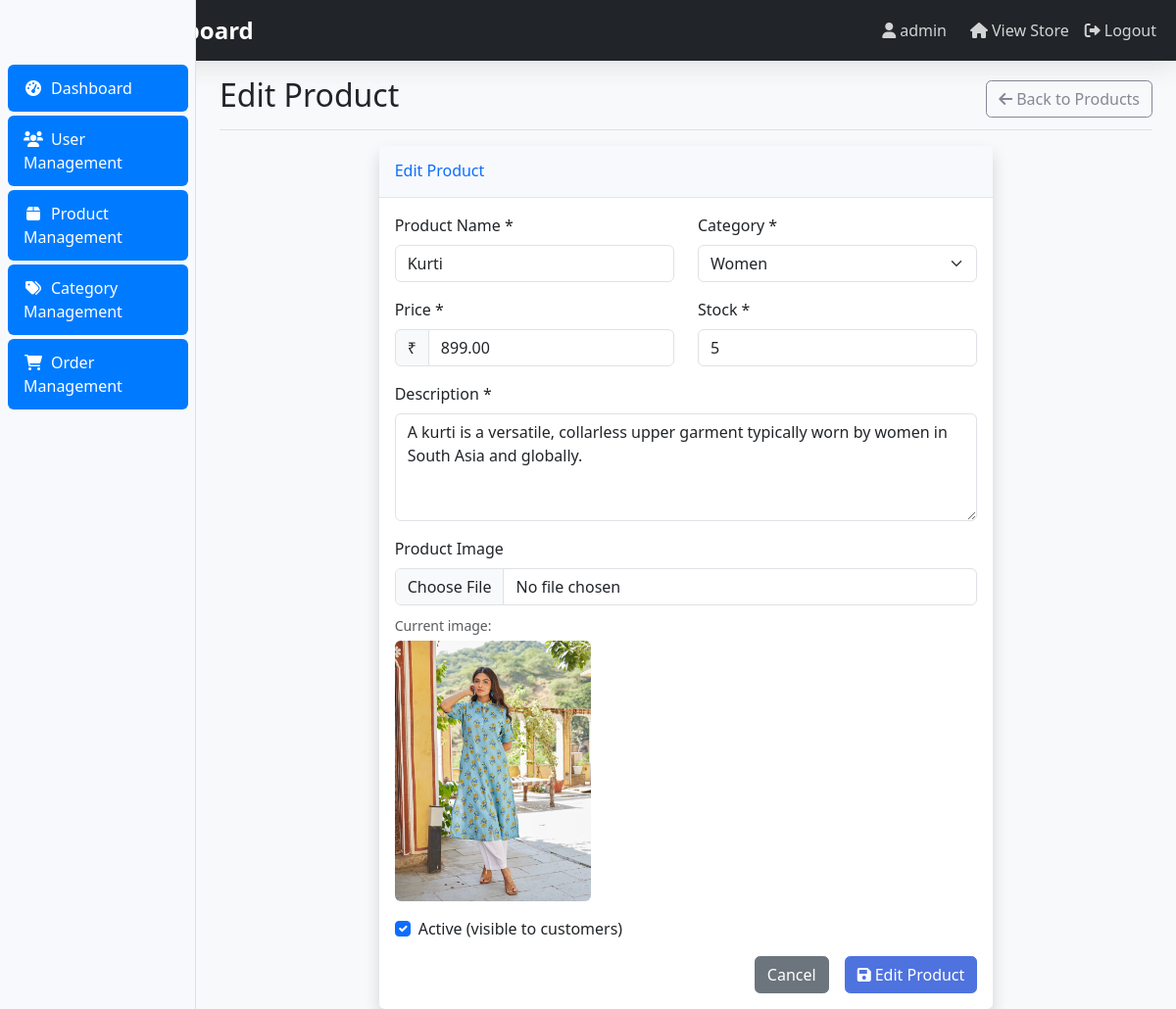
The page /dashboard/products/edit/19/ (signed in) on the database its author committed.
### store/models.py (models this page shows, shortened)
class Product(models.Model):
    name = models.CharField(max_length=200)
    description = models.TextField()
    price = models.DecimalField(max_digits=10, decimal_places=2, validators=[MinValueValidator(Decimal('0.01'))])
    category = models.ForeignKey(Category, on_delete=models.CASCADE, related_name='products')
    image = models.ImageField(upload_to='products/', blank=True, null=True)
    stock = models.PositiveIntegerField(default=0)
    is_active = models.BooleanField(default=True)
    created_at = models.DateTimeField(auto_now_add=True)
    updated_at = models.DateTimeField(auto_now=True)

class Category(models.Model):
    name = models.CharField(max_length=100)
    description = models.TextField(blank=True)
    created_at = models.DateTimeField(auto_now_add=True)
    class Meta:
        verbose_name_plural = "Categories"
    def __str__(self):
        return self.name

### admin_dashboard/views.py (the view)
# urls.py: path('products/edit/<int:product_id>/', views.edit_product, name='admin_edit_product'),
@login_required
@user_passes_test(is_admin)
def edit_product(request, product_id):
    product = get_object_or_404(Product, id=product_id)
    if request.method == 'POST':
        form = ProductForm(request.POST, request.FILES, instance=product)
        if form.is_valid():
            form.save()
            messages.success(request, 'Product updated successfully!')
            return redirect('admin_product_management')
    else:
        form = ProductForm(instance=product)
    context = {
        'form': form,
        'product': product,
        'action': 'Edit'
    }
    return render(request, 'admin_dashboard/product_form.html', context)

### store/forms.py
class ProductForm(forms.ModelForm):
    class Meta:
        model = Product
        fields = ['name', 'description', 'price', 'category', 'image', 'stock', 'is_active']
        widgets = {
            'description': forms.Textarea(attrs={'rows': 4}),
            'price': forms.NumberInput(attrs={'step': '0.01', 'min': '0.01'}),
        }

### admin_dashboard/views.py (called while the page is built)
def is_admin(user):
    return user.is_authenticated and user.is_staff

### store/context_processors.py (called while the page is built)
def categories_processor(request):
    return {
        'categories': Category.objects.all()
    }

### admin_dashboard/templates/admin_dashboard/product_form.html (shortened to what this page needs)
{% extends 'admin_dashboard/base.html' %}
{% block page_title %}{{ action }} Product{% endblock %}
{% block page_actions %}
<a href="{% url 'admin_product_management' %}" class="btn btn-outline-secondary">
    <i class="fas fa-arrow-left me-1"></i>Back to Products
</a>
{% endblock %}
{% block content %}
<div class="row justify-content-center">
    <div class="col-lg-8">
        <div class="card shadow">
            <div class="card-header py-3">
                <h6 class="m-0 font-weight-bold text-primary">{{ action }} Product</h6>
            </div>
            <div class="card-body">
                <form method="POST" enctype="multipart/form-data">
                    <div class="row">
                        <div class="col-md-6 mb-3">
                            <label for="{{ form.name.id_for_label }}" class="form-label">Product Name *</label>
                            <input type="text" class="form-control {% if form.name.errors %}is-invalid{% endif %}"
                                   id="{{ form.name.id_for_label }}" name="{{ form.name.name }}"
                                   value="{{ form.name.value|default:'' }}" required>
                        </div>
                        <div class="col-md-6 mb-3">
                            <label for="{{ form.category.id_for_label }}" class="form-label">Category *</label>
                            <select class="form-select {% if form.category.errors %}is-invalid{% endif %}"
                                    id="{{ form.category.id_for_label }}" name="{{ form.category.name }}" required>
                                {% for choice in form.category.field.choices %}
                                <option value="{{ choice.0 }}" {% if form.category.value == choice.0 %}selected{% endif %}>
                                    {{ choice.1 }}
                                </option>
                                {% endfor %}
                            </select>
                        </div>
                    </div>
                    <div class="row">
                        <div class="col-md-6 mb-3">
                            <label for="{{ form.price.id_for_label }}" class="form-label">Price *</label>
                            <div class="input-group">
                                <span class="input-group-text">₹</span>
                                <input type="number" class="form-control {% if form.price.errors %}is-invalid{% endif %}"
                                       id="{{ form.price.id_for_label }}" name="{{ form.price.name }}"
                                       value="{{ form.price.value|default:'' }}" step="0.01" min="0.01" required>
                            </div>
                        </div>
                        <div class="col-md-6 mb-3">
                            <label for="{{ form.stock.id_for_label }}" class="form-label">Stock *</label>
                            <input type="number" class="form-control {% if form.stock.errors %}is-invalid{% endif %}"
                                   id="{{ form.stock.id_for_label }}" name="{{ form.stock.name }}"
                                   value="{{ form.stock.value|default:'0' }}" min="0" required>
                        </div>
                    </div>
                    <div class="mb-3">
                        <label for="{{ form.description.id_for_label }}" class="form-label">Description *</label>
                        <textarea class="form-control {% if form.description.errors %}is-invalid{% endif %}"
                                  id="{{ form.description.id_for_label }}" name="{{ form.description.name }}"
                                  rows="4" required>{{ form.description.value|default:'' }}</textarea>
                    </div>
                    <div class="mb-3">
                        <label for="{{ form.image.id_for_label }}" class="form-label">Product Image</label>
                        <input type="file" class="form-control {% if form.image.errors %}is-invalid{% endif %}"
                               id="{{ form.image.id_for_label }}" name="{{ form.image.name }}"
                               accept="image/*">
                        {% if product and product.image %}
                        <div class="mt-2">
                            <small class="text-muted">Current image:</small>
                            <img src="{{ product.image.url }}" alt="{{ product.name }}"
                                 style="max-width: 200px; height: auto;" class="d-block mt-1 rounded">
                        </div>
                        {% endif %}
                    </div>
                    <div class="mb-3">
                        <div class="form-check">
                            <input type="checkbox" class="form-check-input"
                                   id="{{ form.is_active.id_for_label }}" name="{{ form.is_active.name }}"
                                   {% if form.is_active.value %}checked{% endif %}>
                            <label class="form-check-label" for="{{ form.is_active.id_for_label }}">
                                Active (visible to customers)
                            </label>
                        </div>
                    </div>
                    <div class="d-grid gap-2 d-md-flex justify-content-md-end">
                        <a href="{% url 'admin_product_management' %}" class="btn btn-secondary me-md-2">
                            Cancel
                        </a>
                        <button type="submit" class="btn btn-primary">
                            <i class="fas fa-save me-1"></i>{{ action }} Product
                        </button>
                    </div>
                </form>
            </div>
        </div>
    </div>
</div>
{% endblock %}

### admin_dashboard/templates/admin_dashboard/base.html (shortened to what this page needs)
<!DOCTYPE html>
<html lang="en">
<head>
    <link href="https://cdn.jsdelivr.net/npm/bootstrap@5.3.0/dist/css/bootstrap.min.css" rel="stylesheet">
    <link rel="stylesheet" href="https://cdnjs.cloudflare.com/ajax/libs/font-awesome/6.0.0/css/all.min.css">
    {% load static %}
    <link rel="stylesheet" href="{% static 'css/admin.css' %}">
</head>
<body>
    <nav class="navbar navbar-expand-lg navbar-dark bg-dark">
        <div class="container-fluid">
            <a class="navbar-brand" href="{% url 'admin_dashboard' %}">
            </a>
            <div class="navbar-nav ms-auto">
                <span class="navbar-text me-3">
                    <i class="fas fa-user me-1"></i>{{ user.username }}
                </span>
                <a class="nav-link" href="{% url 'home' %}">
                    <i class="fas fa-home me-1"></i>View Store
                </a>
                <a class="nav-link" href="{% url 'logout' %}">
                    <i class="fas fa-sign-out-alt me-1"></i>Logout
                </a>
            </div>
        </div>
    </nav>
    <div class="container-fluid">
        <div class="row">
            <nav class="col-md-3 col-lg-2 d-md-block bg-light sidebar">
                <div class="position-sticky pt-3">
                    <ul class="nav flex-column">
                        <li class="nav-item">
                            <a class="nav-link {% if request.resolver_match.url_name == 'admin_dashboard' %}active{% endif %}"
                               href="{% url 'admin_dashboard' %}">
                                <i class="fas fa-tachometer-alt me-2"></i>Dashboard
                            </a>
                        </li>
                        <li class="nav-item">
                            <a class="nav-link {% if 'user' in request.resolver_match.url_name %}active{% endif %}"
                               href="{% url 'admin_user_management' %}">
                                <i class="fas fa-users me-2"></i>User Management
                            </a>
                        </li>
                        <li class="nav-item">
                            <a class="nav-link {% if 'product' in request.resolver_match.url_name %}active{% endif %}"
                               href="{% url 'admin_product_management' %}">
                                <i class="fas fa-box me-2"></i>Product Management
                            </a>
                        </li>
                        <li class="nav-item">
                            <a class="nav-link {% if 'category' in request.resolver_match.url_name %}active{% endif %}"
                               href="{% url 'admin_category_management' %}">
                                <i class="fas fa-tags me-2"></i>Category Management
                            </a>
                        </li>
                        <li class="nav-item">
                            <a class="nav-link {% if 'order' in request.resolver_match.url_name %}active{% endif %}"
                               href="{% url 'admin_order_management' %}">
                                <i class="fas fa-shopping-cart me-2"></i>Order Management
                            </a>
                        </li>
                    </ul>
                </div>
            </nav>
            <main class="col-md-9 ms-sm-auto col-lg-10 px-md-4">
                <div class="d-flex justify-content-between flex-wrap flex-md-nowrap align-items-center pt-3 pb-2 mb-3 border-bottom">
                    <h1 class="h2">{% block page_title %}Dashboard{% endblock %}</h1>
                    {% block page_actions %}{% endblock %}
                </div>
                {% block content %}
                {% endblock %}
            </main>
        </div>
    </div>
    {% load static %}
</body>
</html>

### static/css/admin.css (style rules this page uses)
body { background-color: #f8f9fa; }
.sidebar { position: fixed; top: 0; bottom: 0; left: 0; z-index: 100; padding: 48px 0 0; box-shadow: inset -1px 0 0 rgba(0, 0, 0, .1); background-color: #f8f9fa; }
.sidebar .nav-link { font-weight: 500; color: #333; padding: 0.75rem 1rem; border-radius: 0.375rem; margin: 0.125rem 0.5rem; transition: all 0.2s ease-in-out; }
.sidebar .nav-link.active { color: #fff; background-color: #007bff; }
.sidebar .nav-link i { margin-right: 0.5rem; width: 1.25rem; text-align: center; }
main { margin-left: 0; }
@media (min-width: 768px) { main { margin-left: 16.666667%; } }
@media (min-width: 992px) { main { margin-left: 16.666667%; } }
.card { border: none; box-shadow: 0 0.15rem 1.75rem 0 rgba(58, 59, 69, 0.15); border-radius: 0.35rem; }
.card-header { background-color: #f8f9fc; border-bottom: 1px solid #e3e6f0; font-weight: 700; color: #5a5c69; }
.btn { border-radius: 0.35rem; font-weight: 500; padding: 0.375rem 0.75rem; }
.btn-primary { background-color: #4e73df; border-color: #4e73df; }
.btn-outline-secondary { color: #858796; border-color: #858796; }
.navbar { box-shadow: 0 0.15rem 1.75rem 0 rgba(58, 59, 69, 0.15); }
.navbar-brand { font-weight: 700; font-size: 1.5rem; }
.navbar-nav .nav-link { font-weight: 500; color: rgba(255, 255, 255, 0.8) !important; }
.navbar-text { color: rgba(255, 255, 255, 0.8) !important; }
.bg-light { background-color: #f8f9fc !important; }

### rows shown on the page
Product: name "Kurti", price "899.00", description "A kurti is a versatile, collarless upper garment typically worn by women in South Asia and globally.", image (picture)
Category: category "Women"

### other values the page prints
{{ user.username }} "admin"
{{ action }} "Edit"
